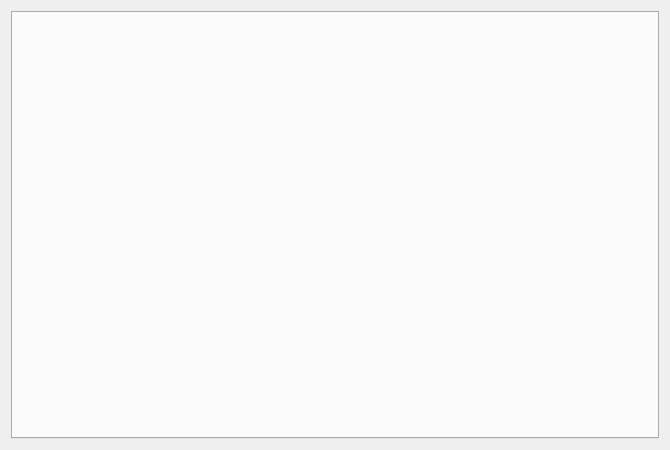
<?xml version="1.0" encoding="UTF-8"?>
<ui version="4.0">
 <class>FmtWindow</class>
 <widget class="QWidget" name="FmtWindow">
  <property name="geometry">
   <rect>
    <x>0</x>
    <y>0</y>
    <width>670</width>
    <height>450</height>
   </rect>
  </property>
  <property name="windowTitle">
   <string>Form</string>
  </property>
  <layout class="QHBoxLayout" name="horizontalLayout" stretch="2">
   <property name="sizeConstraint">
    <enum>QLayout::SetMinAndMaxSize</enum>
   </property>
   <item>
    <widget class="QTabWidget" name="tabWidget">
     <property name="sizePolicy">
      <sizepolicy hsizetype="Expanding" vsizetype="Expanding">
       <horstretch>0</horstretch>
       <verstretch>0</verstretch>
      </sizepolicy>
     </property>
     <property name="currentIndex">
      <number>-1</number>
     </property>
    </widget>
   </item>
  </layout>
 </widget>
 <resources/>
 <connections/>
</ui>
